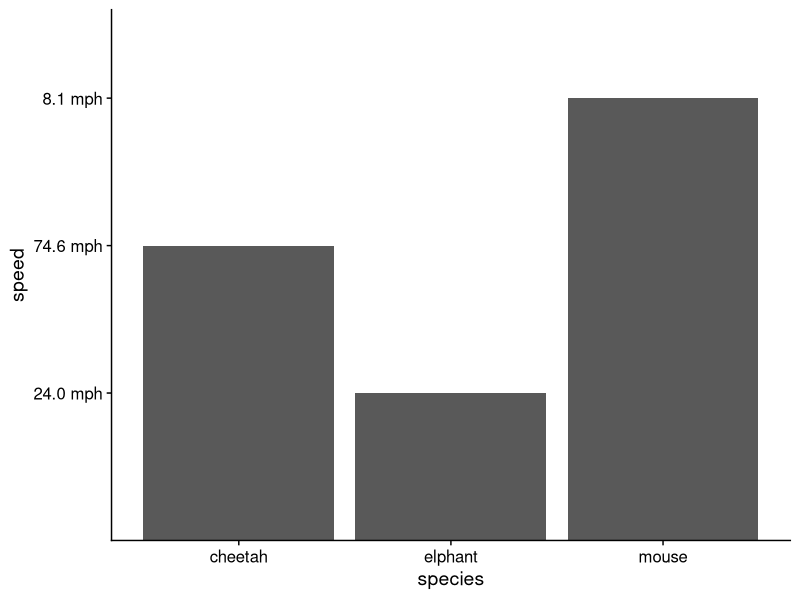
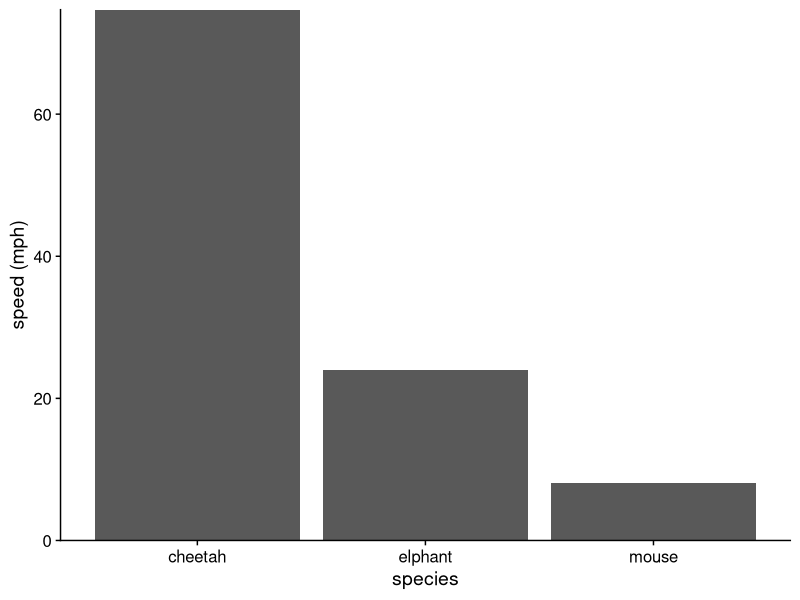

Source code (R) for these figures, in order:
## ---- chunk 1
library(tidyverse)
library(knitr)
## ---- chunk 2
installed.packages() %>% 
  as_tibble() %>% 
  filter(str_detect(Package, "knitr"))

installed.packages() %>% 
  as_tibble() %>% 
  filter(str_detect(Package, "kableE"))
## ---- chunk 3
tibble(species = c("elphant", "mouse", "cheetah"),
       speed = c("24.0 mph", "8.1 mph", "74.6 mph"),
       speed_mph = c(24, 8.1, 74.7)) %>% 
  ggplot(aes(x = species, y = speed)) +
    geom_col() +
    cowplot::theme_cowplot()

## ---- chunk 4
tibble(species = c("elphant", "mouse", "cheetah"),
       speed = c("24.0 mph", "8.1 mph", "74.6 mph"),
       speed_mph = c(24, 8.1, 74.7)) %>% 
  ggplot(aes(x = species, y = speed_mph)) +
    geom_col() +
    cowplot::theme_cowplot() +
     scale_y_continuous(expand = c(0, 0), breaks= scales::pretty_breaks()) +
labs(y = "speed (mph)")
